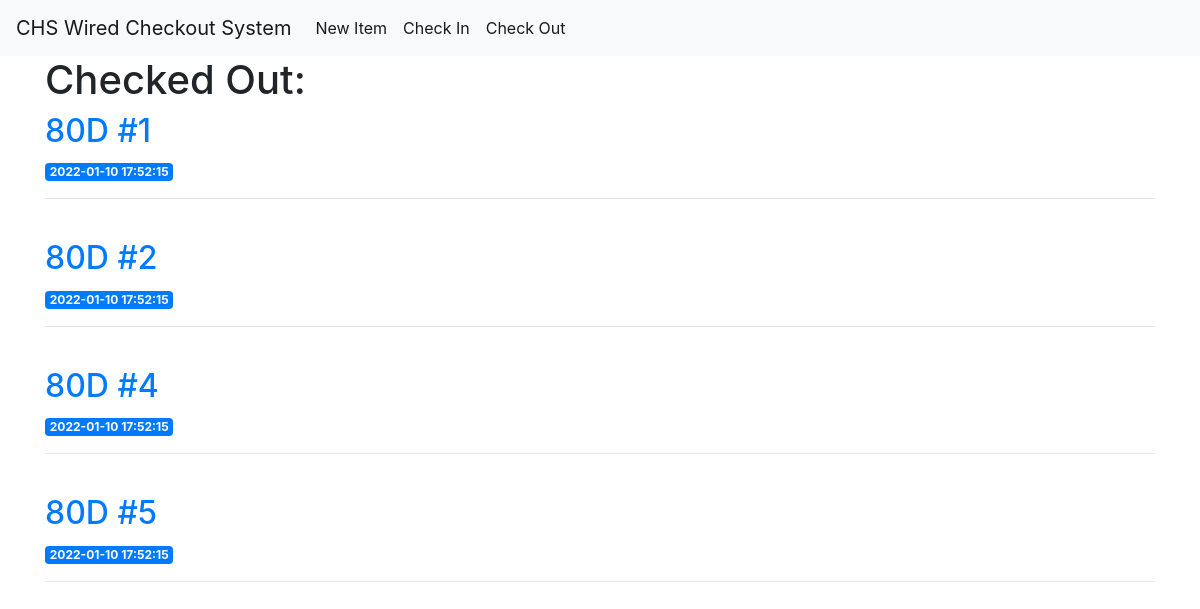
The app's page /student/8 with its own data.
### tables this page shows
CREATE TABLE "checkout" (
	"id"	INTEGER PRIMARY KEY AUTOINCREMENT,
	"student_id" INTEGER NOT NULL,
	"item_id"	INTEGER NOT NULL,
	"dateOut"TIMESTAMP NOT NULL DEFAULT CURRENT_TIMESTAMP,
	FOREIGN KEY(student_id) REFERENCES student(id) ON UPDATE CASCADE,
	FOREIGN KEY(item_id) REFERENCES item(id) ON UPDATE CASCADE
);

CREATE TABLE "item" (
"index" INTEGER,
  "id" INTEGER,
  "name" TEXT,
  "type" TEXT,
  "code" INTEGER
);

### app.py (the view)
@app.route('/student/<id>') # go to specific student
def student(id):
    c= connect()
    student = c.execute("SELECT s.id,i.id AS item_id,i.name AS item,c.dateOut,s.name AS student FROM student s LEFT JOIN checkout c on s.id=c.student_id LEFT JOIN item i ON i.id=c.item_id WHERE s.id=?",(id,))
    return render_template('student.html', student=student)

### db.py (called while the page is built)
def connect():
    conn = sqlite3.connect('db/db.db')
    conn.row_factory = sqlite3.Row
    return conn

### templates/student.html (shortened to what this page needs)
{% extends 'base.html' %}
{% block content %}
<h1>Checked Out:</h1>
{% for i in student %}
    {%if i["dateOut"]%}
        <a href="{{ url_for('item', id=i['item_id']) }}">
            <h2>{{ i["item"] }}</h2>
        </a>
        <span class="badge badge-primary">{{ i['dateOut'] }}</span>
        <hr>
        <br>
    {%endif%}
{% endfor %}
{% endblock %}

### records on screen
checkout: item "80D #1", dateOut "2022-01-10 17:52:15"
checkout: item "80D #2", dateOut "2022-01-10 17:52:15"
checkout: item "80D #4", dateOut "2022-01-10 17:52:15"
checkout: item "80D #5", dateOut "2022-01-10 17:52:15"
